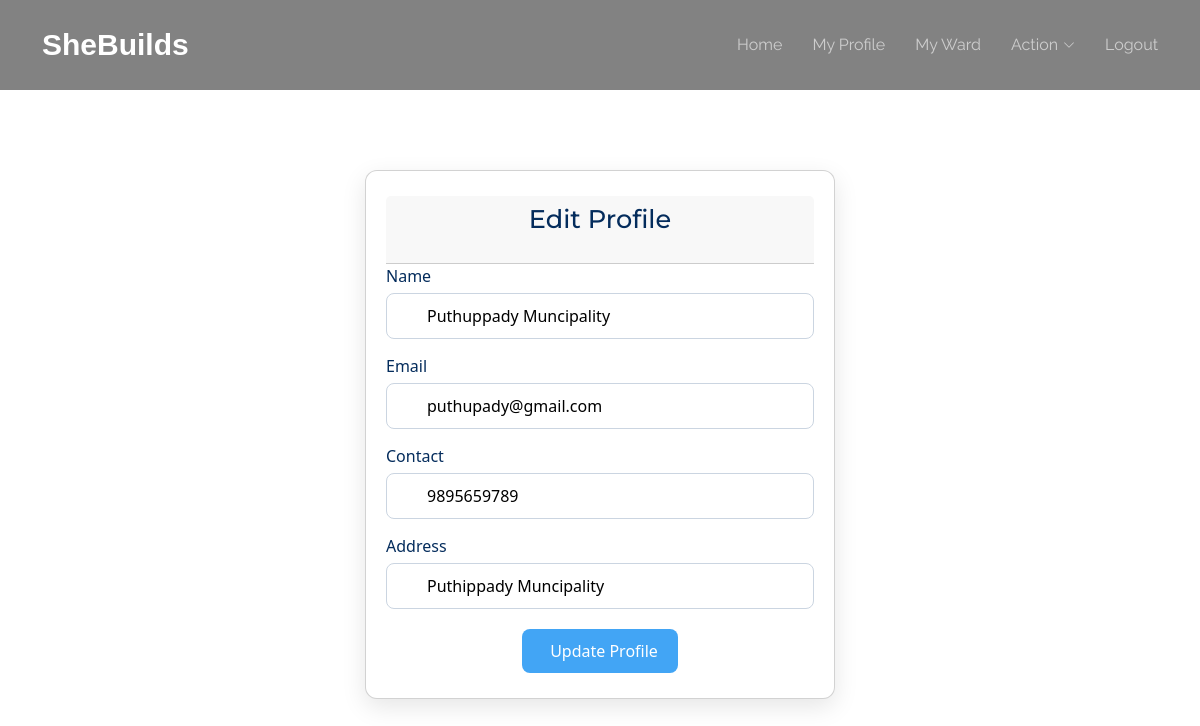
/Authority/EditProfile/ (signed in), run on the app's committed database.
### Admin/models.py (models this page shows)
class tbl_authority(models.Model):
    authority_name=models.CharField(max_length=30)
    authority_email=models.CharField(max_length=30)
    authority_contact=models.CharField(max_length=30)
    authority_address=models.CharField(max_length=30)
    authority_photo=models.FileField(upload_to="Assets/File/User")
    authority_proof=models.FileField(upload_to="Assets/File/User")
    authority_password=models.CharField(max_length=30)
    authority_status=models.IntegerField(default=0)
    place=models.ForeignKey(tbl_place,on_delete=models.CASCADE)
    authoritytype=models.ForeignKey(tbl_authoritytype,on_delete=models.CASCADE)

### Authority/views.py (the view)
# urls.py: path('EditProfile/',views.EditProfile,name='EditProfile'),
def EditProfile(request):
    editdata=tbl_authority.objects.get(id=request.session['yid'])
    if request.method=="POST":
        name=request.POST.get('txt_name')
        email=request.POST.get('txt_email')
        contact=request.POST.get('txt_num')
        address=request.POST.get('txt_address')
        editdata.authority_name=name
        editdata.authority_email=email
        editdata.authority_contact=contact
        editdata.authority_address=address
        editdata.save()
        return render(request,'Authority/EditProfile.html',{'msg':'Updated'})
    else:
        return render(request,'Authority/EditProfile.html',{'editdata':editdata})
    return render(request,'Authority/EditProfile.html')

### Authority/Templates/Authority/EditProfile.html (shortened to what this page needs)
{% extends 'Authority/Header.html' %}
{% load static %}
{% block content %}
<div class="page-container">
    <div class="card profile-card">
        <div class="card-header">
            <h2>Edit Profile</h2>
        </div>
        <form action="" method="post" class="profile-form" enctype="multipart/form-data">
            <div class="form-group">
                <label>Name</label>
                <div class="input-container">
                    <input type="text" name="txt_name" value="{{editdata.authority_name}}" placeholder="Enter Name">
                </div>
            </div>
            <div class="form-group">
                <label>Email</label>
                <div class="input-container">
                    <input type="text" name="txt_email" value="{{editdata.authority_email}}" placeholder="Enter Email">
                </div>
            </div>
            <div class="form-group">
                <label>Contact</label>
                <div class="input-container">
                    <input type="text" name="txt_num" value="{{editdata.authority_contact}}" placeholder="Enter Contact">
                </div>
            </div>
            <div class="form-group">
                <label>Address</label>
                <div class="input-container">
                    <input type="text" name="txt_address" value="{{editdata.authority_address}}" placeholder="Enter Address">
                </div>
            </div>
            <div class="form-buttons">
                <button type="submit" class="btn btn-primary">
                     Update Profile
                </button>
            </div>
        </form>
    </div>
</div>
{% endblock content %}

### Guest/static/Main/assets/css/main.css (style rules this page uses)
:root { --default-font: "Roboto", system-ui, -apple-system, "Segoe UI", Roboto, "Helvetica Neue", Arial, "Noto Sans", "Liberation Sans", sans-serif, "Apple Color Emoji", "Segoe UI Emoji", "Segoe UI Symbol", "Noto Color Emoji"; --heading-font: "Montserrat", sans-serif; --nav-font: "Raleway", sans-serif; }
:root { --background-color: #ffffff; --default-color: #2b180d; --heading-color: #1b2f45; --accent-color: #56b8e6; --surface-color: #ffffff; --contrast-color: #ffffff; }
:root { --nav-color: rgba(255, 255, 255, 0.6); --nav-hover-color: #ffffff; --nav-mobile-background-color: #ffffff; --nav-dropdown-background-color: #ffffff; --nav-dropdown-color: #212529; --nav-dropdown-hover-color: #56b8e6; }
:root { scroll-behavior: smooth; }
body { color: var(--default-color); background-color: var(--background-color); font-family: var(--default-font); }
h1, h2, h3, h4, h5, h6 { color: var(--heading-color); font-family: var(--heading-font); }

### Authority/Templates/Authority/EditProfile.html (style rules this page uses)
.page-container { max-width: 500px; margin: 40px auto; padding: 0 15px; font-family: 'Segoe UI', Tahoma, Geneva, Verdana, sans-serif; }
.card.profile-card { background: #fff; padding: 25px 20px; border-radius: 12px; box-shadow: 0 8px 25px rgba(0,0,0,0.1); }
.card-header h2 { text-align: center; font-size: 1.6rem; color: #042c5c; margin-bottom: 20px; }
.form-group { margin-bottom: 15px; }
.form-group label { display: block; margin-bottom: 5px; font-weight: 500; color: #042c5c; }
.input-container { position: relative; }
.input-container input { width: 100%; padding: 10px 12px 10px 40px; border-radius: 8px; border: 1px solid #cbd5e1; outline: none; font-size: 1rem; transition: border-color 0.2s; }
.form-buttons { margin-top: 20px; display: flex; justify-content: center; }
.btn { padding: 10px 20px; border-radius: 8px; display: inline-flex; align-items: center; gap: 8px; cursor: pointer; font-size: 1rem; border: none; }
.btn-primary { background-color: #42a5f5; color: #fff; }

### data on the page
tbl_authority: txt_name "Puthuppady Muncipality", txt_email "puthupady@gmail.com", txt_num "9895659789", txt_address "Puthippady Muncipality"
